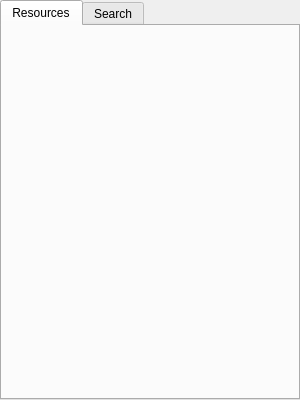
<?xml version="1.0" encoding="UTF-8"?>
<ui version="4.0">
 <class>ResourceBrowserWidget</class>
 <widget class="QWidget" name="ResourceBrowserWidget">
  <property name="geometry">
   <rect>
    <x>0</x>
    <y>0</y>
    <width>300</width>
    <height>400</height>
   </rect>
  </property>
  <property name="minimumSize">
   <size>
    <width>200</width>
    <height>0</height>
   </size>
  </property>
  <property name="windowTitle">
   <string>Resources</string>
  </property>
  <layout class="QVBoxLayout" name="verticalLayout">
   <property name="leftMargin">
    <number>0</number>
   </property>
   <property name="topMargin">
    <number>0</number>
   </property>
   <property name="rightMargin">
    <number>0</number>
   </property>
   <property name="bottomMargin">
    <number>0</number>
   </property>
   <item>
    <widget class="QTabWidget" name="tabWidget">
     <property name="currentIndex">
      <number>0</number>
     </property>
     <widget class="QWidget" name="resourcesTab">
      <attribute name="title">
       <string>Resources</string>
      </attribute>
      <layout class="QVBoxLayout" name="verticalResourcesTabLayout">
       <property name="spacing">
        <number>8</number>
       </property>
       <property name="leftMargin">
        <number>0</number>
       </property>
       <property name="topMargin">
        <number>0</number>
       </property>
       <property name="rightMargin">
        <number>0</number>
       </property>
       <property name="bottomMargin">
        <number>0</number>
       </property>
       <item>
        <widget class="QnResourceTreeWidget" name="resourceTreeWidget" native="true"/>
       </item>
      </layout>
     </widget>
     <widget class="QWidget" name="searchTab">
      <attribute name="title">
       <string>Search</string>
      </attribute>
      <layout class="QVBoxLayout" name="verticalSearchTabLayout_1" stretch="0,0,1">
       <property name="spacing">
        <number>8</number>
       </property>
       <property name="leftMargin">
        <number>0</number>
       </property>
       <property name="topMargin">
        <number>0</number>
       </property>
       <property name="rightMargin">
        <number>0</number>
       </property>
       <property name="bottomMargin">
        <number>0</number>
       </property>
       <item>
        <layout class="QVBoxLayout" name="verticalSearchTabLayout_2">
         <property name="spacing">
          <number>8</number>
         </property>
         <property name="leftMargin">
          <number>16</number>
         </property>
         <property name="topMargin">
          <number>8</number>
         </property>
         <property name="rightMargin">
          <number>16</number>
         </property>
         <property name="bottomMargin">
          <number>8</number>
         </property>
         <item>
          <widget class="QComboBox" name="typeComboBox"/>
         </item>
         <item>
          <widget class="QnSearchLineEdit" name="filterLineEdit" native="true"/>
         </item>
        </layout>
       </item>
       <item>
        <widget class="Line" name="horizontalLine">
         <property name="orientation">
          <enum>Qt::Horizontal</enum>
         </property>
        </widget>
       </item>
       <item>
        <widget class="QnResourceTreeWidget" name="searchTreeWidget" native="true"/>
       </item>
      </layout>
     </widget>
    </widget>
   </item>
  </layout>
 </widget>
 <customwidgets>
  <customwidget>
   <class>QnSearchLineEdit</class>
   <extends>QWidget</extends>
   <header location="global">ui/widgets/common/search_line_edit.h</header>
   <container>1</container>
  </customwidget>
  <customwidget>
   <class>QnResourceTreeWidget</class>
   <extends>QWidget</extends>
   <header location="global">ui/widgets/resource_tree_widget.h</header>
   <container>1</container>
  </customwidget>
 </customwidgets>
 <resources/>
 <connections/>
</ui>
